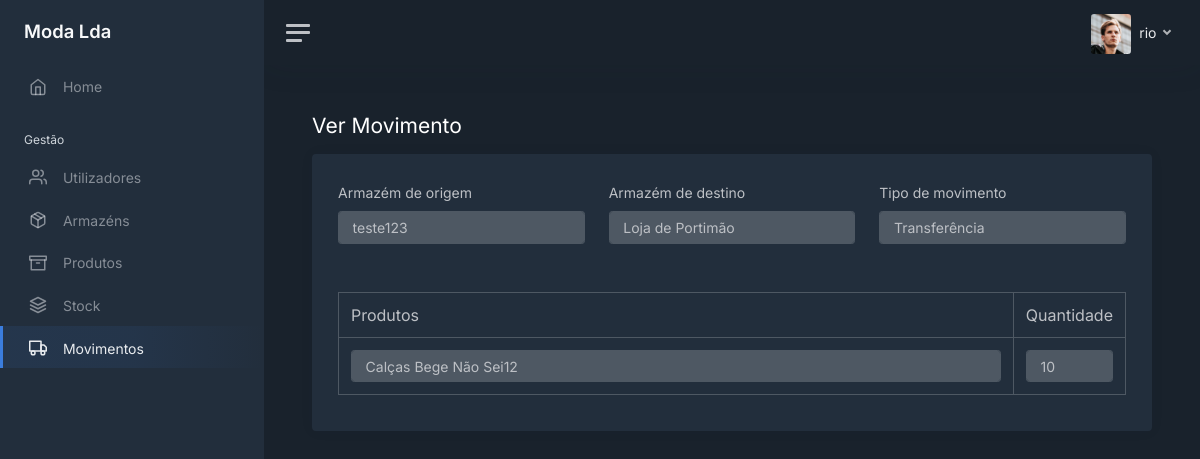
/movements/1 (signed in), run on the app's committed database.
### modules/login/models.py (models this page shows, shortened)
class User(UserMixin, db.Model):
    __tablename__ = 'users'
    __table_args__ = {'extend_existing': True}
    id = db.Column(db.Integer, primary_key=True)
    username = db.Column(db.String(), unique=True)
    password = db.Column(db.String())
    role = db.Column(db.String())
    last_login = db.Column(db.DateTime, server_default=db.func.now())
    active = db.Column(db.Boolean, unique=False, default=True)

### modules/main/models.py (models this page shows, shortened)
class Movements(db.Model):
    __tablename__ = 'movements'
    __table_args__ = {'extend_existing': True}
    id = db.Column(db.Integer, primary_key=True)
    user_id = db.Column(db.Integer, ForeignKey(User.id))
    from_warehouse_id = db.Column(db.Integer, ForeignKey(Warehouse.id)) #FromWarehouse
    to_warehouse_id = db.Column(db.Integer, ForeignKey(Warehouse.id)) #ToWarehouse
    typ = db.Column(db.String())
    date = db.Column(db.DateTime, default=db.func.now())
    from_warehouse = relationship('Warehouse', foreign_keys='Movements.from_warehouse_id')
    to_warehouse = relationship('Warehouse', foreign_keys='Movements.to_warehouse_id')
    user = relationship('User', foreign_keys='Movements.user_id')

class Warehouse(db.Model):
    __tablename__ = 'warehouses'
    __table_args__ = {'extend_existing': True}
    id = db.Column(db.Integer, primary_key=True)
    name = db.Column(db.String(), unique=True)
    address = db.Column(db.String())
    phone = db.Column(db.String())
    active = db.Column(db.Boolean, unique=False, default=True)

class Product_Movements(db.Model):
    __tablename__ = 'product_movements'
    __table_args__ = {'extend_existing': True}
    movement_id = db.Column(db.Integer, ForeignKey(Movements.id), primary_key=True)
    product_id = db.Column(db.Integer, ForeignKey(Product.id), primary_key=True)
    quantity = db.Column(db.Integer)
    product = relationship('Product', foreign_keys='Product_Movements.product_id')
    movement = relationship('Movements', foreign_keys='Product_Movements.movement_id')

class Product(db.Model):
    __tablename__ = 'products'
    __table_args__ = {'extend_existing': True}
    id = db.Column(db.Integer, primary_key=True)
    name = db.Column(db.String(), unique=True)
    category = db.Column(db.String())
    color = db.Column(db.String())
    brand = db.Column(db.String())
    min_stock = db.Column(db.Integer())
    max_stock = db.Column(db.Integer())
    last_buy_price = db.Column(db.Float())
    avg_buy_price = db.Column(db.Float())
    sell_price = db.Column(db.Float())
    desc = db.Column(db.String())
    active = db.Column(db.Boolean, unique=False, default=True)

### modules/main/views.py (the view)
@bp.route('/movements/<int:movement_id>')
@login_required
def view_movements_get(movement_id):
    warehouses = Warehouse.query.all()
    movement = Movements.query.filter_by(id=movement_id).first_or_404()
    products_movement = Product_Movements.query.filter_by(movement_id=movement_id).all()
    return render_template("movements/movements_view.html", user=current_user, tab="movements",
                           warehouses=warehouses, movement=movement, products_movement=products_movement)

### modules/login/models.py (called while the page is built)
@login_manager.user_loader
def load_user(user_id):
    return User.query.get(int(user_id))

### modules/main/templates/movements/movements_view.html (shortened to what this page needs)
<html lang="en">
<head>
   <link href="/static/css/dashboard.css" rel="stylesheet">
    <link href="https://cdn.datatables.net/1.13.7/css/jquery.dataTables.min.css" rel="stylesheet">
</head>
{% extends 'sidebar.html' %}
{% block content %}
    <div class="row">
        <h1 class="h3 mb-3">Ver Movimento</h1>
    </div>
    <div class="card">
        <div class="card-body">
            <div class="container-fluid">
                <div class="row mt-2">
                    <div class="col-12 col-md-4">
                        <label for="from_warehouse" class="form-label">Armazém de origem</label>
                        <select class="form-control warehouses" disabled="disabled" id="from_warehouse" name="from_warehouse" onchange="getProductsAvailable(); selectWarehouses()">
                            {% for warehouse in warehouses %}
                                <option value="{{ warehouse.id }}" {% if warehouse.id == movement.from_warehouse_id %}selected{% endif %}>{{ warehouse.name }}</option>
                            {% endfor %}
                        </select>
                    </div>
                    <div class="col-12 col-md-4">
                        <label for="to_warehouse" class="form-label">Armazém de destino</label>
                        <select class="form-control warehouses" disabled="disabled" name="to_warehouse" id="to_warehouse" onchange="selectWarehouses()">
                            {% for warehouse in warehouses %}
                                <option value="{{ warehouse.id }}" {% if warehouse.id == movement.to_warehouse_id %}selected{% endif %}>{{ warehouse.name }}</option>
                            {% endfor %}
                        </select>
                    </div>
                    <div class="col-12 col-md-4">
                        <label for="type" class="form-label">Tipo de movimento</label>
                        <select class="form-control" disabled="disabled" id="type" name="type">
                            <option value="transfer" {% if movement.typ == "transfer" %}selected{% endif %}>Transferência</option>
                        </select>
                    </div>
                </div>
                <div class="mt-5">
                    <table class="table table-bordered clearfix" id="products_table">
                        <thead>
                            <td style="width: 90%">Produtos</td>
                            <td>Quantidade</td>
                        </thead>
                        <tbody>
                            {% for product in products_movement %}
                                <tr>
                                    <td>
                                        <select class="form-control select_products" disabled="disabled" name="produtos[]" onchange="productSelectListener(event)">
                                            <option disabled="disabled" selected>{{ product.product.name }}</option>
                                        </select>
                                    </td>
                                    <td>
                                        <input class="form-control" disabled="disabled" name="quantidade[]" type="number" value="{{ product.quantity }}" min="0">
                                    </td>
                                </tr>
                            {% endfor %}
                        </tbody>
                    </table>
                </div>
            </div>
        </div>
    </div>
{% endblock %}

### modules/main/templates/sidebar.html (shortened to what this page needs)
<body data-theme="dark">
<div class="wrapper">
    <nav id="sidebar" class="sidebar js-sidebar">
        <div class="sidebar-content js-simplebar">
            <a class="sidebar-brand" href="/home">
                <span class="align-middle">Moda Lda</span>
            </a>
            <ul class="sidebar-nav">
                <li class="sidebar-item {% if tab == 'home' %}active{% endif %}">
                    <a class="sidebar-link" href="/home">
                        <i class="align-middle" data-feather="home"></i> <span class="align-middle">Home</span>
                    </a>
                </li>
                <li class="sidebar-header">
                    Gestão
                </li>
                {% if user.role == 'admin' or user.role == 'gerente' %}
                <li class="sidebar-item {% if tab == 'users' %}active{% endif %}">
                    <a class="sidebar-link" href="/users">
                        <i class="align-middle" data-feather="users"></i> <span class="align-middle">Utilizadores</span>
                    </a>
                </li>
                {% endif %}
                {% if user.role == 'admin' or user.role == 'gerente' %}
                <li class="sidebar-item {% if tab == 'warehouses' %}active{% endif %}">
                    <a class="sidebar-link" href="/warehouses">
                        <i class="align-middle" data-feather="package"></i> <span class="align-middle">Armazéns</span>
                    </a>
                </li>
                {% endif %}
                <li class="sidebar-item {% if tab == 'products' %}active{% endif %}">
                    <a class="sidebar-link" href="/products">
                        <i class="align-middle" data-feather="archive"></i> <span class="align-middle">Produtos</span>
                    </a>
                </li>
                <li class="sidebar-item {% if tab == 'stock' %}active{% endif %}">
                    <a class="sidebar-link" href="/stock">
                        <i class="align-middle" data-feather="layers"></i> <span class="align-middle">Stock</span>
                    </a>
                </li>
                <li class="sidebar-item {% if tab == 'movements' %}active{% endif %}">
                    <a class="sidebar-link" href="/movements">
                        <i class="align-middle" data-feather="truck"></i> <span class="align-middle">Movimentos</span>
                    </a>
                </li>
            </ul>
        </div>
    </nav>
    <div class="main">
        <nav class="navbar navbar-expand navbar-light navbar-bg">
            <a class="sidebar-toggle js-sidebar-toggle">
                <i class="hamburger align-self-center"></i>
            </a>
            <div class="navbar-collapse collapse">
                <ul class="navbar-nav navbar-align">
                    <li class="nav-item dropdown">
                        <a class="nav-link dropdown-toggle d-none d-sm-inline-block" href="#" data-bs-toggle="dropdown">
                            <img src="/static/img/avatars/avatar.jpg" class="avatar img-fluid rounded me-1"
                                 alt="{{ user.username }}"/> <span class="text-dark"> {{ user.username }} </span>
                        </a>
                    </li>
                </ul>
            </div>
        </nav>
        <main class="content">
            <div class="container-fluid p-0">
                {% block content %}
                {% endblock %}
            </div>
        </main>
    </div>
</div>
</body>
</html>

### data on the page
User: username "rio"
Movements: from_warehouse "teste123", to_warehouse "Loja de Portimão", type "Transferência"
Product_Movements: name "Calças Bege Não Sei12", quantity "10"
